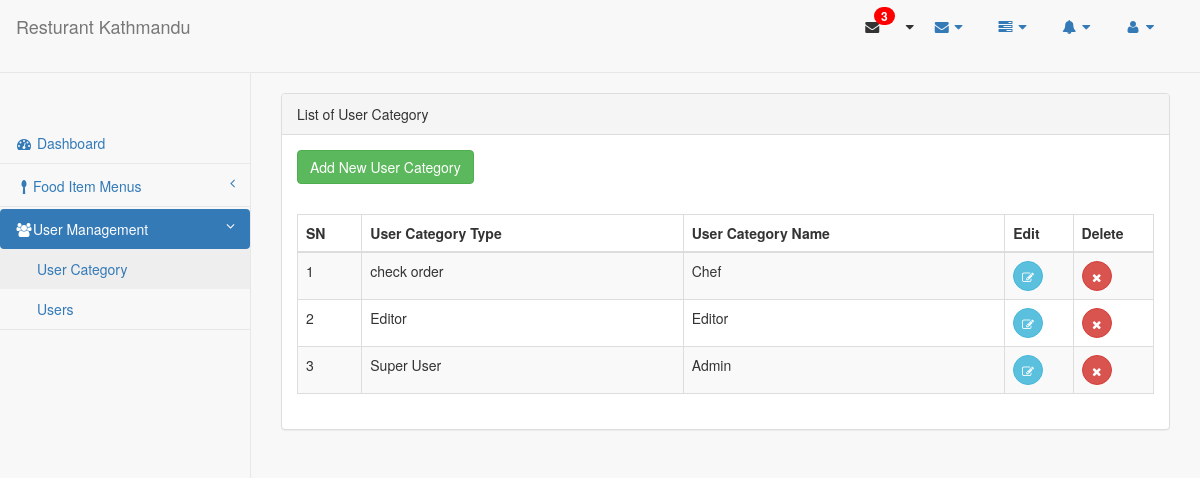
The app's page /userscategory.php (signed in) with its own data.
### tables this page shows
CREATE TABLE IF NOT EXISTS `tbl_user_cat` (
  `user_cat_id` int(3) NOT NULL AUTO_INCREMENT,
  `user_cat_type` varchar(255) NOT NULL,
  `user_cat_name` varchar(255) NOT NULL,
  PRIMARY KEY (`user_cat_id`)
);

### userscategory.php (the view, shortened to what this page needs)
<!DOCTYPE html>
<html lang="en">
    <head>
        <?php include "includes/css.php"; ?>
    </head>
    <body>
        <div id="wrapper">
			<nav class="navbar navbar-default navbar-static-top"  style="margin-bottom: 0">
				<?php include "includes/topmenu.php"; ?>
				<?php include "includes/sidemenu.php"; ?>
			</nav>
		</div>
		<div id="page-wrapper">
            <?php include "pages/usercategory/view_user_category.php"; ?>
		</div>
</body>
</html>

### pages/usercategory/view_user_category.php (shortened to what this page needs)
<div class="row">
                <div class="col-lg-12">
                </div>
            </div>
            <div class="row">
                <div class="col-lg-12">
                    <div class="panel panel-default">
                        <div class="panel-heading">
                            List of User Category
                        </div>
                        <div class="panel-body">
                            <p>
                                <button type="button" class="btn btn-success" data-toggle="modal" data-target="#myModaladd">Add New User Category</button>
                            </p>
                        <br/>
                        <div class="table-responsive">
                            <table class="table table-striped table-bordered table-hover">
                                <thead>
                                    <tr>
                                        <th width = "5%">SN</th>
                                        <th width="25%">User Category Type</th>
							<th width="25%">User Category Name</th>
							<th width = "5%">Edit</th>
                                        <th width = "5%">Delete</th>
                                    </tr>
                                </thead>
					<tbody>
					<?php
						$query="SELECT * FROM tbl_user_cat ORDER BY user_cat_id DESC";
						$data=mysql_query($query);
						$sn=1;
						while($row=mysql_fetch_assoc($data)){
					?>
						<tr data-row="<?php echo $row['cat_id'];?>">
							<td><?php echo $sn++;?></td>
							<td><?php echo $row['user_cat_type'];?></td>
							<td><?php echo $row['user_cat_name']?></td>
							<td><button name="edit" data-record="<?php echo $row['user_cat_id'];?>" type="button" id="usercatid_<?php echo $row['user_cat_id'];?>" class="btn btn-info btn-circle" data-toggle="modal"  data-target="#myModaledit"><i class="fa fa-edit"></i>
							    </button>
							</td>
							<td>
							<a href="pages/usercategory/confirm_delete.php?id=<?php echo $row['user_cat_id']?>&&deleteme=yes" class="ico del btn btn-danger btn-circle" onclick="return confirm('Are You Sure to Delete ?');"><i class="fa fa-times"></i></a>
							</td>
						</tr>
						  <?php } ?>
                                </tbody>
                            </table>
                        </div>
                    </div>
                </div>
            </div>
        </div>

### records on screen
tbl_user_cat: user_cat_type "check order", user_cat_name "Chef"
tbl_user_cat: user_cat_type "Editor", user_cat_name "Editor"
tbl_user_cat: user_cat_type "Super User", user_cat_name "Admin"
